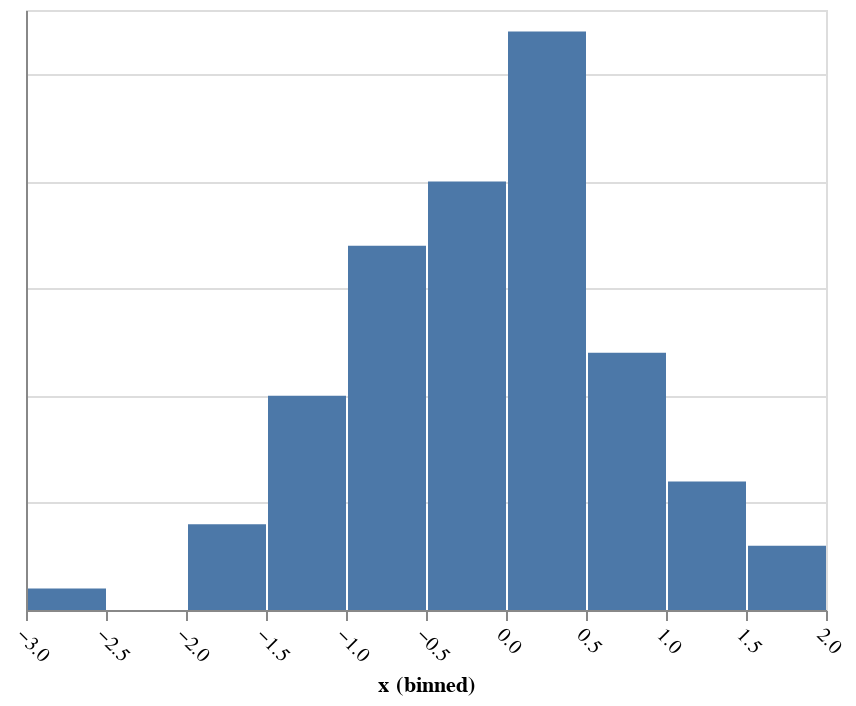

The notebook cell this image was saved under:
### Markdown cell above
### Controlling axis properties

### Code cell
alt.Chart(data).mark_bar().encode(
    x = alt.X("x", bin = True, axis = alt.Axis(labelAngle = 45)),
    y = alt.Y("count()", axis = alt.Axis(labels = False, ticks = False, title = None))
)

### Figure 1 — Vega-Lite specification as saved in the notebook (floating-point values rounded to 4 significant figures)
{"config": {"view": {"continuousWidth": 400, "continuousHeight": 300}}, "data": {"name": "data-36314fa13457ed6ac75c6d0d79479799"}, "mark": "bar", "encoding": {"x": {"axis": {"labelAngle": 45}, "bin": true, "field": "x", "type": "quantitative"}, "y": {"aggregate": "count", "axis": {"labels": false, "ticks": false, "title": null}, "type": "quantitative"}}, "$schema": "https://vega.github.io/schema/vega-lite/v4.17.0.json", "datasets": {"data-36314fa13457ed6ac75c6d0d79479799": [{"x": 0.4967, "y": -0.1383}, {"x": 0.6477, "y": 1.523}, {"x": -0.2342, "y": -0.2341}, {"x": 1.579, "y": 0.7674}, {"x": -0.4695, "y": 0.5426}, {"x": -0.4634, "y": -0.4657}, {"x": 0.242, "y": -1.913}, {"x": -1.725, "y": -0.5623}, {"x": -1.013, "y": 0.3142}, {"x": -0.908, "y": -1.412}, {"x": 1.466, "y": -0.2258}, {"x": 0.06753, "y": -1.425}, {"x": -0.5444, "y": 0.1109}, {"x": -1.151, "y": 0.3757}, {"x": -0.6006, "y": -0.2917}, {"x": -0.6017, "y": 1.852}, {"x": -0.0135, "y": -1.058}, {"x": 0.8225, "y": -1.221}, {"x": 0.2089, "y": -1.96}, {"x": -1.328, "y": 0.1969}, {"x": 0.7385, "y": 0.1714}, {"x": -0.1156, "y": -0.3011}, {"x": -1.479, "y": -0.7198}, {"x": -0.4606, "y": 1.057}, {"x": 0.3436, "y": -1.763}, {"x": 0.3241, "y": -0.3851}, {"x": -0.6769, "y": 0.6117}, {"x": 1.031, "y": 0.9313}, {"x": -0.8392, "y": -0.3092}, {"x": 0.3313, "y": 0.9755}, {"x": -0.4792, "y": -0.1857}, {"x": -1.106, "y": -1.196}, {"x": 0.8125, "y": 1.356}, {"x": -0.07201, "y": 1.004}, {"x": 0.3616, "y": -0.6451}, {"x": 0.3614, "y": 1.538}, {"x": -0.03583, "y": 1.565}, {"x": -2.62, "y": 0.8219}, {"x": 0.08705, "y": -0.299}, {"x": 0.09176, "y": -1.988}, {"x": -0.2197, "y": 0.3571}, {"x": 1.478, "y": -0.5183}, {"x": -0.8085, "y": -0.5018}, {"x": 0.9154, "y": 0.3288}, {"x": -0.5298, "y": 0.5133}, {"x": 0.09708, "y": 0.9686}, {"x": -0.7021, "y": -0.3277}, {"x": -0.3921, "y": -1.464}, {"x": 0.2961, "y": 0.2611}, {"x": 0.005113, "y": -0.2346}, {"x": -1.415, "y": -0.4206}, {"x": -0.3427, "y": -0.8023}, {"x": -0.1613, "y": 0.4041}, {"x": 1.886, "y": 0.1746}, {"x": 0.2576, "y": -0.07445}, {"x": -1.919, "y": -0.02651}, {"x": 0.06023, "y": 2.463}, {"x": -0.1924, "y": 0.3015}, {"x": -0.03471, "y": -1.169}, {"x": 1.143, "y": 0.7519}, {"x": 0.791, "y": -0.9094}, {"x": 1.403, "y": -1.402}, {"x": 0.5869, "y": 2.19}, {"x": -0.9905, "y": -0.5663}, {"x": 0.09965, "y": -0.5035}, {"x": -1.551, "y": 0.06856}, {"x": -1.062, "y": 0.4736}, {"x": -0.9194, "y": 1.55}, {"x": -0.7833, "y": -0.3221}, {"x": 0.8135, "y": -1.231}, {"x": 0.2275, "y": 1.307}, {"x": -1.607, "y": 0.1846}, {"x": 0.2599, "y": 0.7818}, {"x": -1.237, "y": -1.32}, {"x": 0.5219, "y": 0.297}, {"x": 0.2505, "y": 0.3464}, {"x": -0.68, "y": 0.2323}, {"x": 0.2931, "y": -0.7144}, {"x": 1.866, "y": 0.4738}, {"x": -1.191, "y": 0.6566}, {"x": -0.9747, "y": 0.7871}, {"x": 1.159, "y": -0.8207}, {"x": 0.9634, "y": 0.4128}, {"x": 0.8221, "y": 1.897}, {"x": -0.2454, "y": -0.7537}, {"x": -0.8895, "y": -0.8158}, {"x": -0.0771, "y": 0.3412}, {"x": 0.2767, "y": 0.8272}, {"x": 0.013, "y": 1.454}, {"x": -0.2647, "y": 2.72}, {"x": 0.6257, "y": -0.8572}, {"x": -1.071, "y": 0.4825}, {"x": -0.2235, "y": 0.714}, {"x": 0.4732, "y": -0.07283}, {"x": -0.8468, "y": -1.515}, {"x": -0.4465, "y": 0.8564}, {"x": 0.2141, "y": -1.246}, {"x": 0.1732, "y": 0.3853}, {"x": -0.8839, "y": 0.1537}, {"x": 0.05821, "y": -1.143}]}}
